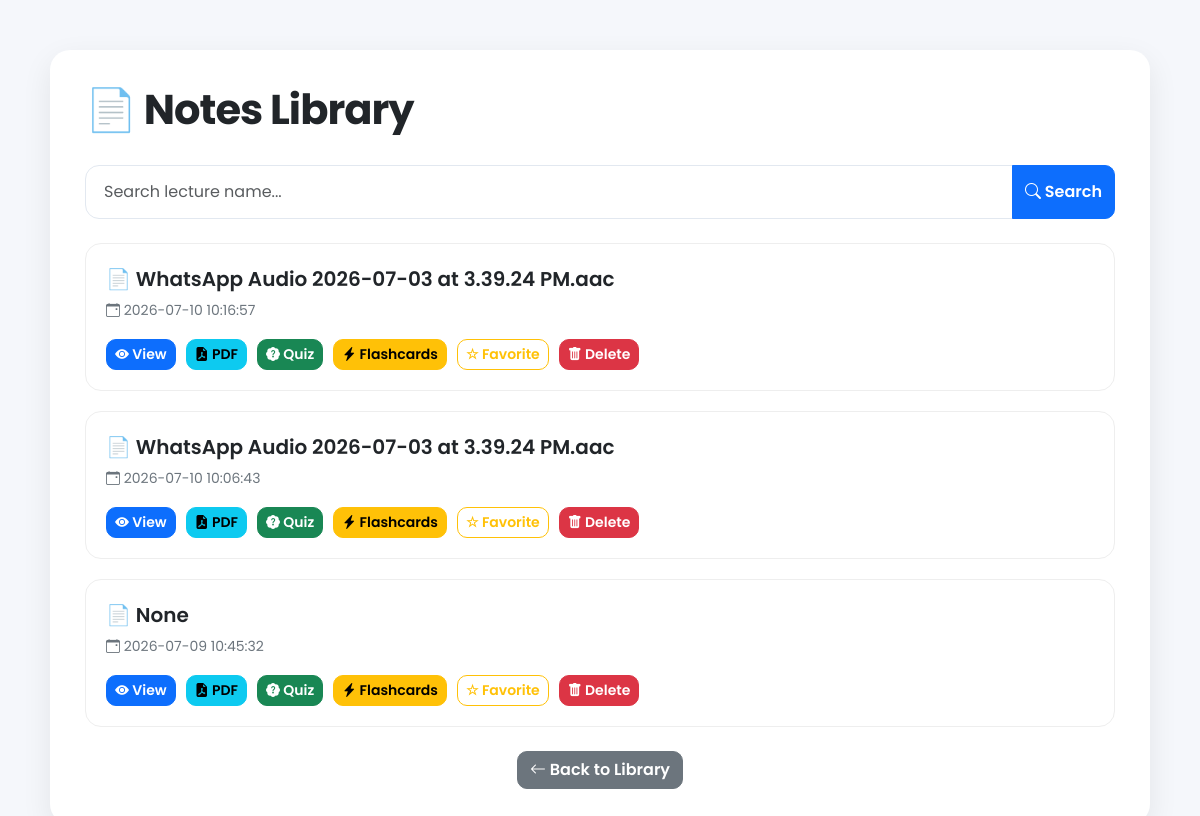
The app's page /notes (signed in) with its own data.
### tables this page shows
CREATE TABLE notes (

    id INTEGER PRIMARY KEY AUTOINCREMENT,

    user_email TEXT,

    transcript TEXT,

    ai_notes TEXT,

    created_at TIMESTAMP DEFAULT CURRENT_TIMESTAMP

, lecture_name TEXT, favorite INTEGER DEFAULT 0);

### app.py (the view)
@app.route("/notes")
def notes_history():
    if "user" not in session:
        return redirect("/login")
    conn = get_db()
    cursor = conn.cursor()
    search = request.args.get("search", "").strip()
    if search:
        cursor.execute("""
            SELECT id, lecture_name, favorite, created_at
            FROM notes
            WHERE user_email=? AND lecture_name LIKE ?
            ORDER BY created_at DESC
        """, (
            session["user"],
            f"%{search}%"
        ))
    else:
        cursor.execute("""
            SELECT id, lecture_name, favorite, created_at
            FROM notes
            WHERE user_email=?
            ORDER BY created_at DESC
        """, (
            session["user"],
        ))
    notes = cursor.fetchall()
    conn.close()
    return render_template(
        "notes_history.html",
        notes=notes
    )

### app.py (called while the page is built)
def get_db():
    conn = sqlite3.connect("users.db")
    conn.row_factory = sqlite3.Row
    return conn

### templates/notes_history.html (shortened to what this page needs)
<!DOCTYPE html>
<html lang="en">
<head>
<link href="https://cdn.jsdelivr.net/npm/bootstrap@5.3.3/dist/css/bootstrap.min.css" rel="stylesheet">
<link rel="stylesheet" href="{{ url_for('static', filename='style.css') }}">
<link rel="stylesheet"
href="https://cdn.jsdelivr.net/npm/bootstrap-icons@1.11.3/font/bootstrap-icons.min.css">
</head>
<body>
<div class="container">
<div class="container-box">
<h2 class="page-title">📄 Notes Library</h2>
<form method="GET" class="mb-4">
<div class="input-group">
<input
type="text"
name="search"
class="form-control"
placeholder="Search lecture name..."
value="{{ request.args.get('search','') }}">
<button class="btn btn-primary">
<i class="bi bi-search"></i> Search
</button>
</div>
</form>
{% if notes %}
{% for note in notes %}
<div class="note-card">
<div class="note-title">
📄 {{ note.lecture_name }}
</div>
<div class="note-date">
<i class="bi bi-calendar-event"></i>
{{ note.created_at }}
</div>
<div class="actions">
<a href="/note/{{ note.id }}"
class="btn btn-primary btn-sm">
<i class="bi bi-eye-fill"></i>
View
</a>
<a href="/download_pdf/{{ note.id }}"
   class="btn btn-info btn-sm">
    <i class="bi bi-file-earmark-pdf-fill"></i>
    PDF
</a>
<a href="/quiz/{{ note.id }}"
class="btn btn-success btn-sm">
<i class="bi bi-patch-question-fill"></i>
Quiz
</a>
<a href="/flashcards/{{ note.id }}"
class="btn btn-warning btn-sm">
<i class="bi bi-lightning-charge-fill"></i>
Flashcards
</a>
<a href="/favorite_note/{{ note.id }}"
class="btn btn-outline-warning btn-sm">
{% if note.favorite %}
⭐ Favorite
{% else %}
☆ Favorite
{% endif %}
</a>
<a href="/delete_note/{{ note.id }}"
class="btn btn-danger btn-sm">
<i class="bi bi-trash-fill"></i>
Delete
</a>
</div>
</div>
{% endfor %}
{% else %}
<div class="alert alert-info text-center">
No notes found.
</div>
{% endif %}
<div class="text-center mt-4">
<a href="/library" class="btn btn-secondary">
<i class="bi bi-arrow-left"></i>
Back to Library
</a>
</div>
</div>
</div>
</body>
</html>

### static/css/style.css (style rules this page uses)
:root { --primary:#4F46E5; --primary-light:#6366F1; --secondary:#7C3AED; --success:#22C55E; --danger:#EF4444; --background:#F8FAFC; --surface:#FFFFFF; --text:#1E293B; --muted:#64748B; --border:#E2E8F0; --radius:20px; --shadow-sm:0 8px 20px rgba(15,23,42,.05); --shadow-md:0 15px 35px rgba(15,23,42,.08); --shadow-lg:0 25px 50px rgba(15,23,42,.12); }
body { font-family:'Inter',sans-serif; background: radial-gradient(circle at top left,#dbeafe 0%,transparent 35%), radial-gradient(circle at bottom right,#ede9fe 0%,transparent 35%), linear-gradient(135deg,#f8fafc,#eef2ff); min-height:100vh; }
.btn { font-weight:600; border-radius:14px; transition:all .25s ease; }
.card, .feature-card, .library-card, .stats-card, .btn, img { transition: all .3s ease; }
.form-control { border-radius:14px; border:1px solid var(--border); padding:14px 18px; box-shadow:none; }
.page-title { font-size:2.6rem; font-weight:800; margin-bottom:10px; letter-spacing:-1px; }

### templates/notes_history.html (style rules this page uses)
body { background:#f5f7fb; font-family:'Poppins',sans-serif; }
.container-box { max-width:1100px; margin:50px auto; background:#fff; border-radius:20px; padding:35px; box-shadow:0 10px 30px rgba(0,0,0,.08); }
.page-title { font-weight:700; margin-bottom:30px; }
.note-card { border:1px solid #eee; border-radius:16px; padding:20px; margin-bottom:20px; transition:.3s; }
.note-title { font-size:20px; font-weight:600; margin-bottom:6px; }
.note-date { color:#6c757d; font-size:14px; }
.actions { display:flex; gap:10px; flex-wrap:wrap; margin-top:18px; }
.btn { border-radius:10px; }

### records on screen
notes: lecture_name "WhatsApp Audio 2026-07-03 at 3.39.24 PM.aac", created_at "2026-07-10 10:16:57", favorite "☆ Favorite"
notes: lecture_name "WhatsApp Audio 2026-07-03 at 3.39.24 PM.aac", created_at "2026-07-10 10:06:43", favorite "☆ Favorite"
notes: lecture_name "None", created_at "2026-07-09 10:45:32", favorite "☆ Favorite"
